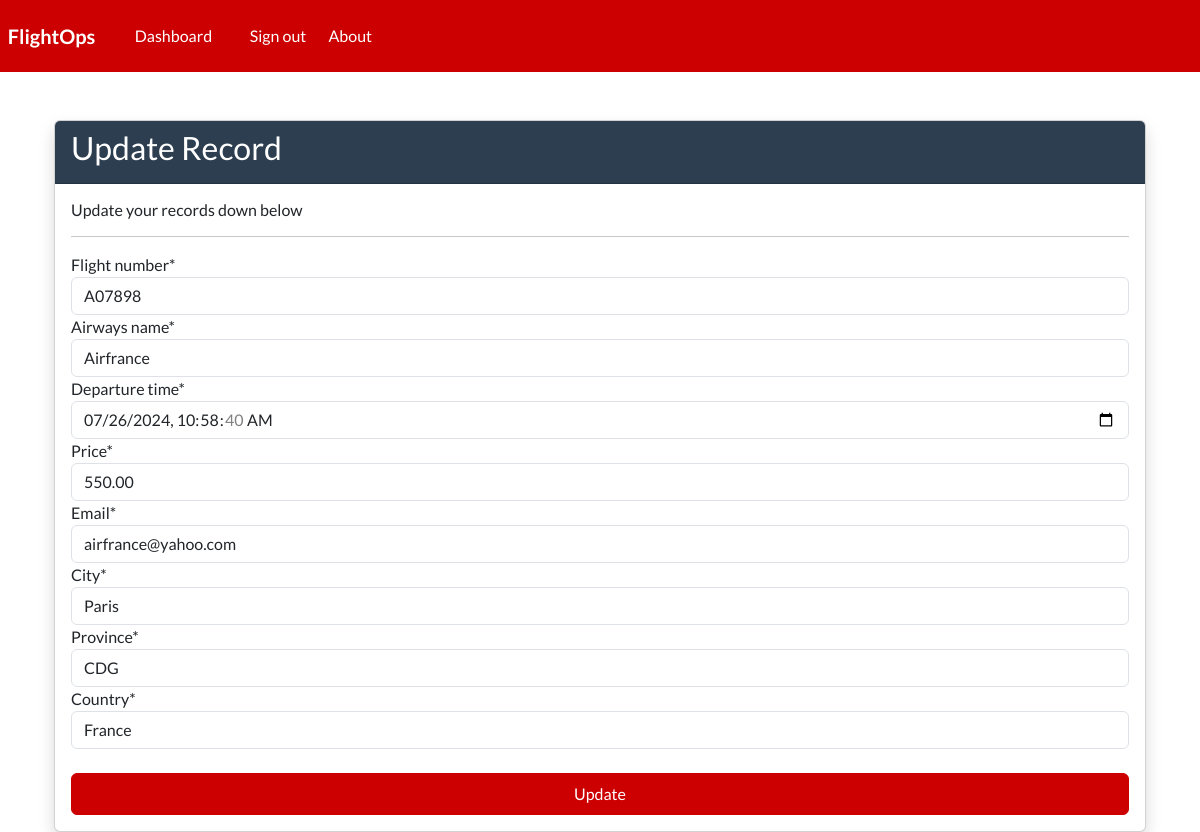
The app's page /update-record/1 (signed in) with its own data.
### webapp/models.py (models this page shows, shortened)
class Record(models.Model):
    flight_number = models.CharField(max_length=10)
    airways_name = models.CharField(max_length=100)
    departure_time = models.DateTimeField(default=timezone.now)
    price = models.DecimalField(max_digits=10, decimal_places=2)
    email = models.EmailField()
    city = models.CharField(max_length=100)
    province = models.CharField(max_length=100)
    country = models.CharField(max_length=100)
    creation_date = models.DateTimeField(auto_now_add=True)

### webapp/views.py (the view)
# urls.py: path('update-record/<int:pk>', views.update_record, name='update-record'),
@login_required(login_url='my-login')
def update_record(request, pk):
    record = Record.objects.get(id=pk)
    form = UpdateRecordForm(instance=record)
    if request.method == 'POST':
        form = UpdateRecordForm(request.POST, instance=record)
        if form.is_valid():
            form.save()
            return redirect("dashboard")
    context = {'form': form}
    return render(request, 'webapp/update-record.html', context=context)

### webapp/forms.py
class UpdateRecordForm(forms.ModelForm):
    departure_time = forms.DateTimeField(
        widget=forms.TextInput(attrs={'type': 'datetime-local'}),
        initial=timezone.now
    )
    class Meta:
        model = Record
        fields = ['flight_number', 'airways_name', 'departure_time', 'price', 'email', 'city', 'province', 'country']

### webapp/templates/webapp/update-record.html (shortened to what this page needs)
{% extends 'webapp/base.html' %}
{% load crispy_forms_tags %}
{% block content %}
<div class="container mt-4">
    <div class="card shadow">
        <div class="card-header bg-primary text-white">
            <h3>Update Record</h3>
        </div>
        <div class="card-body">
            <h6>Update your records down below</h6>
            <hr>
            <form method="POST" autocomplete="off">
                {{ form|crispy }}
                <br>
                <button type="submit" class="btn btn-primary w-100 p-2">Update</button>
            </form>
        </div>
    </div>
</div>
{% endblock %}

### static/css/styles.css (style rules this page uses)
.btn-primary { background-color: #CC0000; border-color: #CC0000; }

### records on screen
Record: flight_number "A07898", airways_name "Airfrance", departure_time "07/26/2024 10:58:40", price "550.00", email "airfrance@yahoo.com", city "Paris", province "CDG", country "France"
